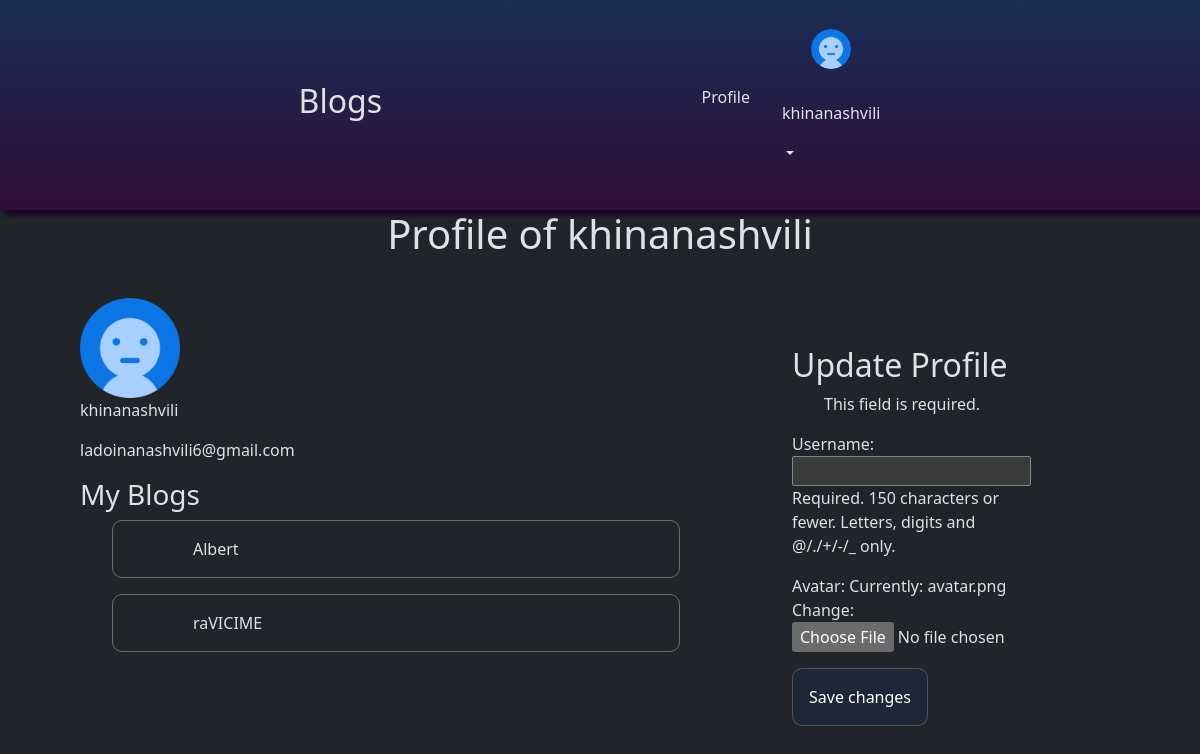
The page /profile/ (signed in) on the database its author committed.
### blogs/models.py (models this page shows, shortened)
class Author(models.Model):
    user = models.OneToOneField(User, on_delete=models.CASCADE, null=True, blank=True)
    avatar = models.ImageField(null=True, default= 'avatar.png' )
    name = models.CharField(max_length=50)

class Blogs(models.Model):
    title = models.CharField(max_length=50)
    description = models.TextField()
    authors = models.ManyToManyField("Author")
    created = models.DateTimeField(auto_now_add=True, null=True)
    class Meta:
        ordering = ['-created']

### blogs/views.py (the view)
# urls.py: path('profile/', views.profile, name='profile'),
@login_required
def profile(request):
    author = get_object_or_404(Author, user=request.user)
    blogs = Blogs.objects.filter(authors=author)
    user_form = UserUpdateForm(request.POST, instance=request.user)
    profile_form = ProfileForm(request.POST, request.FILES, instance=author)
    return render(request, 'blogs/profile.html', {
        'author': author,
        'blogs': blogs,
        'user_form': user_form,
        'profile_form': profile_form
    })

### blogs/forms.py
class UserUpdateForm(forms.ModelForm):
    class Meta:
        model = User
        fields = ['username']

class ProfileForm(forms.ModelForm):
    class Meta:
        model = Author
        fields = ['avatar']

### blogs/templates/blogs/profile.html (shortened to what this page needs)
{% extends 'index.html' %}
{% block content %}
<h1>Profile of {{ author.name }}</h1>
<div class="profile-container">
<div class="">
  <div>
    <img src="{{ author.avatar.url }}" alt="{{ author.name }}" style="width: 100px; height: 100px;">
    <p>{{ author.name }}</p>
    <p>{{ author.user.email }}</p>
  </div>
  <h3>My Blogs</h3>
  <ul class="my-blog-container">
    {% for blog in blogs %}
        <a href="{% url 'blog_detail' blog.id %}" class="my_blogs ">
          <li>
          {{ blog.title }}
        </li>
        </a>
    {% empty %}
      <p>No blogs yet.</p>
    {% endfor %}
  </ul>
</div>
  <div class="container mt-5 profile-settings-profile">
    <h2>Update Profile</h2>
    <form method="post" enctype="multipart/form-data">
        {{ user_form.as_p }}
        {{ profile_form.as_p }}
        <div class="">
          <button type="submit">Save changes</button>
        </div>
    </form>
</div>
</div>
{% endblock %}

### templates/navbar.html (shortened to what this page needs)
{% load static %}
<nav class="navbar navbar-expand-lg bg-body-tertiary header-nav">
    <a class="nav-link active" aria-current="page" href="{% url 'home' %}"><h2>Blogs</h2></a>
    <ul class="prof">
  {% if request.user.is_authenticated %}
        <li class="nav-item">
          <a class="nav-link active profile" aria-current="page" href="{% url 'profile' %}"><span class="Profile ">Profile </span></a>
        </li>
  <div class="">
    <div class="dropdown">
    <a href="{% url 'profile' %}">
      <img src="{{ request.user.author.avatar.url }}" alt="" style="width: 2.5em; height: 2.5em; border-radius: 100%;">
    </a>
    <a class="nav-link dropdown-toggle" role="button" data-bs-toggle="dropdown" aria-expanded="false" >
      <p>{{request.user.username}}  </p>
    </a>
  </div>
  </div>
  {% endif %}
    </ul>
  </nav>

### static/styles/style.css (style rules this page uses)
.header-nav { display: flex; justify-content: space-evenly; background: linear-gradient(180deg, #1a2c54 0%, #2e0f38 100% ); width: 100%; box-shadow: #190121 5px 5px 5px; z-index: 5000; align-items: center; }
a { cursor: pointer !important; }
.dropdown { display: flex; flex-direction: column; justify-content: center; align-items: center; }
.dropdown a { padding:1em; }
.profile { padding: 0 1em; }
.prof { display: flex; justify-content: center; align-items: center; padding: 5px; }
a { all: unset; }
li { all: unset; }
.search-form button , button { border: 1px solid rgba(245, 222, 179, 0.248); border-radius: 10px; padding: 1em; background-color: #1a2c545e; display: inline-flex; transition: 0.3 ease-in; }
.my-blog-container { display: flex; flex-direction: column; width: 50vw; }
.my_blogs { border: 1px solid rgba(245, 222, 179, 0.39); border-radius: 10px; padding: 1em 5em; margin-bottom: 1em; cursor: pointer; }
h1 { text-align: center; }
.profile-container { display: flex; padding: 2em 5em; justify-content: space-between; }
.profile-settings-profile { width: 20vw; }

### rows shown on the page
Author: name "khinanashvili", avatar (placeholder picture), user.email "ladoinanashvili6@gmail.com"
Blogs: title "Albert"
Blogs: title "raVICIME"

### other values the page prints
{{ request.user.username }} "khinanashvili"
